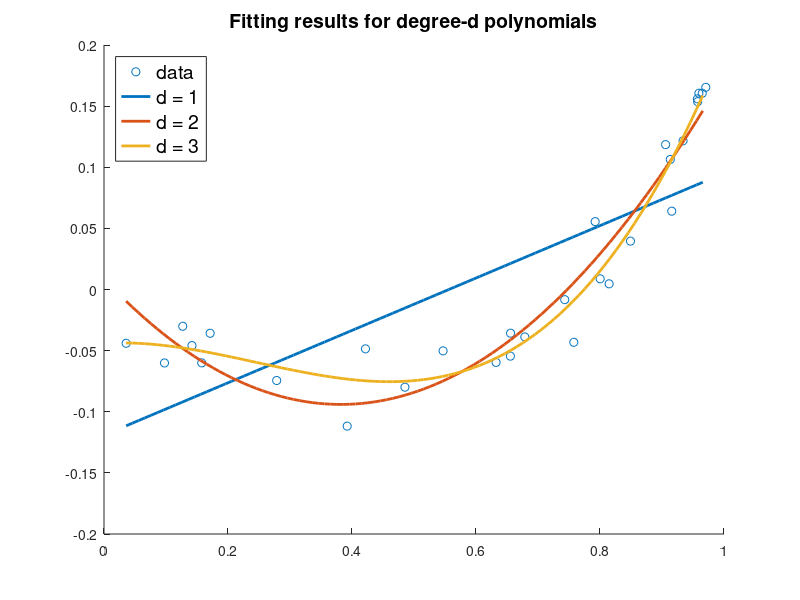

The MATLAB source for this figure:
%% Homework 2 - Question 3 - fitting d degree polynomial 
clear all; clc;clf;
load('polydata.mat')
hold on 

% plot the data
scatter(a,b);
m = length(a);

for d = 1 : 3   % fit 1,2 and 3 degree polynomial

% set up the design matrix
X = nan(m,d + 1);
for i = 0 : d 
	X(:,i+1) = a.^i;
end
% find the weights
beta = inv(X'*X)* X'*b;

% visualize the results
% set the range for the fitted curve
ranges = min(a) :0.01: max(a);
ranges = ranges';
RANGES = nan(length(ranges),d + 1);
for i = 0 : d 
	RANGES(:,i+1) = ranges.^i;
end
% evaluate the prediction at every point
predictions = RANGES * beta;

% plot the curve
plot(ranges,predictions,'LineWidth',2)
end

% attach title, legends
FS = 14; 
legend({'data', 'd = 1','d = 2','d = 3'},'FontSize',FS,'Location','northwest')
tt = sprintf('Fitting results for degree-d polynomials');
title(tt,'fontsize',FS)

hold off; 